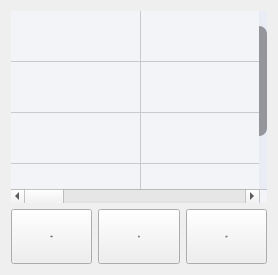
               <widget class="QWidget" name="pageTable">
                <layout class="QGridLayout" name="gridLayout_13">
                 <item row="0" column="0" colspan="3">
                  <widget class="QTableWidget" name="mTable_item_info">
                   <property name="styleSheet">
                    <string notr="true">QTableWidget  QHeaderView::section
{

	background-color:rgb(130, 130, 130);
border:none;  
height:42px; 
color:rgb(255, 255, 255);
font-size:28px;
}
QTableWidget
{
background:rgb(243,244,248);
gridline-color:rgb(200,200,205);
font-size:28px; 
color:black; 
border:none;
border-bottom-right-radius:8px;
border-bottom-left-radius:8px;
}

QHeaderView::section:first{
border-top-left-radius:8px;
}
QHeaderView::section:last{
border-top-right-radius:8px;
}

/*  设置垂直滚动条基本样式*/
QScrollBar:vertical
{
    width:8px;
	background-color: rgb(233, 236, 245);
    margin:00px,0px,0px,0px;
    padding-top:15px;   /* 留出9px给上面和下面的箭头*/
    padding-bottom:5px;
}
QScrollBar::handle:vertical
{
    width:8px;
    background:rgba(64,64,64,50%);
	border-bottom-right-radius:8px;
	border-top-right-radius:8px;
    min-height:0;
}
QScrollBar::handle:vertical:hover
{
    width:8px;
    background:rgba(64,64,64,70%);   /*  鼠标放到滚动条上的时候，颜色变深*/
	border-bottom-right-radius:8px;
	border-top-right-radius:8px;
    min-height:0;
}
QScrollBar::add-page:vertical,QScrollBar::sub-page:vertical   /* 当滚动条滚动的时候，上面的部分和下面的部分*/
{
    background:rgba(0,0,0,0%);
    border-radius:4px;
}
QScrollBar::add-line:vertical
{
    height: 0px;
    subcontrol-origin:margin;
}

QScrollBar::up-arrow:vertical 
{
    subcontrol-origin: margin;
    height: 0px;
    border:0 0 0 0;
    border-image: url(:images/6.png);
}
QScrollBar::sub-line:vertical 
{
    height: 0px;
    subcontrol-origin:margin;
}

QScrollBar::down-arrow:vertical 
{
    subcontrol-origin: margin;
    height: 0px;
    border-image: url(:images/7.png);
}</string>
                   </property>
                   <property name="inputMethodHints">
                    <set>Qt::ImhNone</set>
                   </property>
                   <property name="editTriggers">
                    <set>QAbstractItemView::DoubleClicked</set>
                   </property>
                   <property name="selectionMode">
                    <enum>QAbstractItemView::SingleSelection</enum>
                   </property>
                   <property name="selectionBehavior">
                    <enum>QAbstractItemView::SelectItems</enum>
                   </property>
                   <property name="textElideMode">
                    <enum>Qt::ElideMiddle</enum>
                   </property>
                   <property name="verticalScrollMode">
                    <enum>QAbstractItemView::ScrollPerPixel</enum>
                   </property>
                   <property name="horizontalScrollMode">
                    <enum>QAbstractItemView::ScrollPerPixel</enum>
                   </property>
                   <property name="gridStyle">
                    <enum>Qt::SolidLine</enum>
                   </property>
                   <attribute name="horizontalHeaderVisible">
                    <bool>false</bool>
                   </attribute>
                   <attribute name="horizontalHeaderDefaultSectionSize">
                    <number>130</number>
                   </attribute>
                   <attribute name="horizontalHeaderHighlightSections">
                    <bool>true</bool>
                   </attribute>
                   <attribute name="horizontalHeaderStretchLastSection">
                    <bool>true</bool>
                   </attribute>
                   <attribute name="verticalHeaderVisible">
                    <bool>false</bool>
                   </attribute>
                   <attribute name="verticalHeaderDefaultSectionSize">
                    <number>51</number>
                   </attribute>
                   <row>
                    <property name="text">
                     <string>新建行</string>
                    </property>
                   </row>
                   <row>
                    <property name="text">
                     <string>新建行</string>
                    </property>
                   </row>
                   <row>
                    <property name="text">
                     <string>新建行</string>
                    </property>
                   </row>
                   <row>
                    <property name="text">
                     <string>新建行</string>
                    </property>
                   </row>
                   <row>
                    <property name="text">
                     <string>新建行</string>
                    </property>
                   </row>
                   <column>
                    <property name="text">
                     <string>批号</string>
                    </property>
                   </column>
                   <column>
                    <property name="text">
                     <string>项目名称</string>
                    </property>
                   </column>
                   <column>
                    <property name="text">
                     <string>最小值</string>
                    </property>
                   </column>
                   <column>
                    <property name="text">
                     <string>最大值</string>
                    </property>
                   </column>
                   <column>
                    <property name="text">
                     <string>参考范围</string>
                    </property>
                   </column>
                   <column>
                    <property name="text">
                     <string>危急值</string>
                    </property>
                   </column>
                   <column>
                    <property name="text">
                     <string>样本类型</string>
                    </property>
                   </column>
                   <column>
                    <property name="text">
                     <string>原单位</string>
                    </property>
                   </column>
                   <column>
                    <property name="text">
                     <string>比率</string>
                    </property>
                   </column>
                   <column>
                    <property name="text">
                     <string>现单位</string>
                    </property>
                   </column>
                   <column>
                    <property name="text">
                     <string>临床意义</string>
                    </property>
                   </column>
                  </widget>
                 </item>
                 <item row="1" column="0">
                  <widget class="QPushButton" name="mBtn_item_del">
                   <property name="sizePolicy">
                    <sizepolicy hsizetype="Minimum" vsizetype="Minimum">
                     <horstretch>0</horstretch>
                     <verstretch>0</verstretch>
                    </sizepolicy>
                   </property>
                   <property name="minimumSize">
                    <size>
                     <width>0</width>
                     <height>55</height>
                    </size>
                   </property>
                   <property name="maximumSize">
                    <size>
                     <width>16777215</width>
                     <height>999</height>
                    </size>
                   </property>
                   <property name="font">
                    <font>
                     <pointsize>-1</pointsize>
                    </font>
                   </property>
                   <property name="styleSheet">
                    <string notr="true">QPushButton{ 
	border-radius:8px;
background-color:rgb(34,70,120);
font-size:26px; 
color:white;


}
QPushButton:hover{
font-size:26px; 
color:white;
}

QPushButton:pressed{
	background-color:rgb(241,129,1);
};
</string>
                   </property>
                   <property name="text">
                    <string>重置</string>
                   </property>
                  </widget>
                 </item>
                 <item row="1" column="1">
                  <widget class="QPushButton" name="mBtn_item_save">
                   <property name="sizePolicy">
                    <sizepolicy hsizetype="Minimum" vsizetype="Minimum">
                     <horstretch>0</horstretch>
                     <verstretch>0</verstretch>
                    </sizepolicy>
                   </property>
                   <property name="minimumSize">
                    <size>
                     <width>0</width>
                     <height>55</height>
                    </size>
                   </property>
                   <property name="maximumSize">
                    <size>
                     <width>16777215</width>
                     <height>999</height>
                    </size>
                   </property>
                   <property name="font">
                    <font>
                     <pointsize>-1</pointsize>
                    </font>
                   </property>
                   <property name="styleSheet">
                    <string notr="true">QPushButton{ 
	border-radius:8px;
background-color:rgb(34,70,120);
font-size:26px; 
color:white;


}
QPushButton:hover{
font-size:26px; 
color:white;
}

QPushButton:pressed{
	background-color:rgb(241,129,1);
};
</string>
                   </property>
                   <property name="text">
                    <string>保存</string>
                   </property>
                  </widget>
                 </item>
                 <item row="1" column="2">
                  <widget class="QPushButton" name="mBtn_item_refresh">
                   <property name="sizePolicy">
                    <sizepolicy hsizetype="Minimum" vsizetype="Minimum">
                     <horstretch>0</horstretch>
                     <verstretch>0</verstretch>
                    </sizepolicy>
                   </property>
                   <property name="minimumSize">
                    <size>
                     <width>0</width>
                     <height>55</height>
                    </size>
                   </property>
                   <property name="maximumSize">
                    <size>
                     <width>16777215</width>
                     <height>999</height>
                    </size>
                   </property>
                   <property name="font">
                    <font>
                     <pointsize>-1</pointsize>
                    </font>
                   </property>
                   <property name="styleSheet">
                    <string notr="true">QPushButton{ 
	border-radius:8px;
background-color:rgb(34,70,120);
font-size:26px; 
color:white;


}
QPushButton:hover{
font-size:26px; 
color:white;
}

QPushButton:pressed{
	background-color:rgb(241,129,1);
};
</string>
                   </property>
                   <property name="text">
                    <string>刷新</string>
                   </property>
                  </widget>
                 </item>
                </layout>
               </widget>
